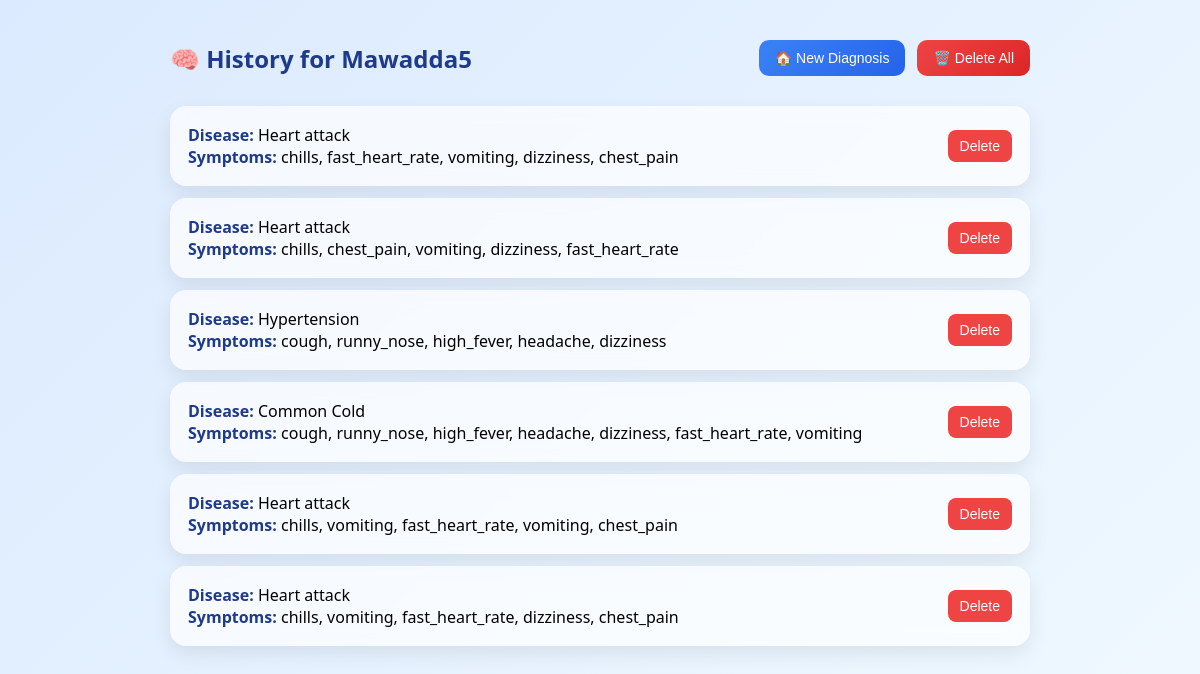
The page /history (signed in) on the database its author committed.
### app.py (models this page shows)
class History(db.Model):
    id = db.Column(db.Integer, primary_key=True)
    username = db.Column(db.String(100), nullable=False)
    disease = db.Column(db.String(100), nullable=False)
    symptoms = db.Column(db.String(300), nullable=False)

### app.py (the view)
@app.route("/history")
def history():
    if "user" not in session:
        return redirect(url_for("login"))
    history = History.query.filter_by(username=session["user"]).all()
    return render_template(
        "history.html",
        history=history,
        user=session["user"]
    )

### templates/history.html (shortened to what this page needs)
<!DOCTYPE html>
<html lang="en">
<head>
</head>
<body>
<div class="container">
    <div class="header">
        <h2>🧠 History for {{ user }}</h2>
        <div>
            <a href="{{ url_for('dashboard') }}" style="text-decoration:none;">
                <button class="New-Diagnosis">🏠 New Diagnosis</button>
            </a>
            <a href="/delete_all" onclick="return confirm('Delete ALL history? This cannot be undone!')">
                <button class="delete-all">🗑️ Delete All</button>
            </a>
        </div>
    </div>
    {% if history %}
        {% for h in history %}
            <div class="card">
                <div>
                    <b>Disease:</b> {{ h.disease }} <br>
                    <b>Symptoms:</b> {{ h.symptoms }}
                </div>
                <a href="/delete/{{ h.id }}" onclick="return confirm('Delete This Record?')">
                    <button class="delete-btn">Delete</button>
                </a>
            </div>
        {% endfor %}
    {% else %}
        <div class="empty">
            No history yet 🤷‍♂️
        </div>
    {% endif %}
</div>
</body>
</html>

### templates/history.html (style rules this page uses)
* { margin: 0; padding: 0; box-sizing: border-box; }
body { font-family: "Segoe UI", sans-serif; background: linear-gradient(135deg, #dbeafe, #f0f9ff); min-height: 100vh; }
.container { max-width: 900px; margin: auto; padding: 40px 20px; }
.header { display: flex; justify-content: space-between; align-items: center; margin-bottom: 30px; }
.header h2 { font-weight: 600; color: #1e3a8a; }
.header div { display: flex; gap: 12px; }
button { border: none; border-radius: 10px; cursor: pointer; font-size: 14px; transition: 0.3s ease; }
.New-Diagnosis { background: linear-gradient(135deg, #3b82f6, #2563eb); color: white; padding: 10px 16px; }
.delete-all { background: linear-gradient(135deg, #ef4444, #dc2626); color: white; padding: 10px 16px; }
.card { background: rgba(255, 255, 255, 0.7); backdrop-filter: blur(10px); padding: 18px; margin: 12px 0; border-radius: 16px; box-shadow: 0 8px 20px rgba(0,0,0,0.08); display: flex; justify-content: space-between; align-items: center; transition: 0.3s ease; }
.card b { color: #1e3a8a; }
.delete-btn { background: #ef4444; color: white; padding: 8px 12px; border-radius: 8px; }

### rows shown on the page
History: disease "Heart attack", symptoms "chills, fast_heart_rate, vomiting, dizziness, chest_pain"
History: disease "Heart attack", symptoms "chills, chest_pain, vomiting, dizziness, fast_heart_rate"
History: disease "Hypertension", symptoms "cough, runny_nose, high_fever, headache, dizziness"
History: disease "Common Cold", symptoms "cough, runny_nose, high_fever, headache, dizziness, fast_heart_rate, vomiting"
History: disease "Heart attack", symptoms "chills, vomiting, fast_heart_rate, vomiting, chest_pain"
History: disease "Heart attack", symptoms "chills, vomiting, fast_heart_rate, dizziness, chest_pain"

### other values the page prints
{{ user }} "Mawadda5"
